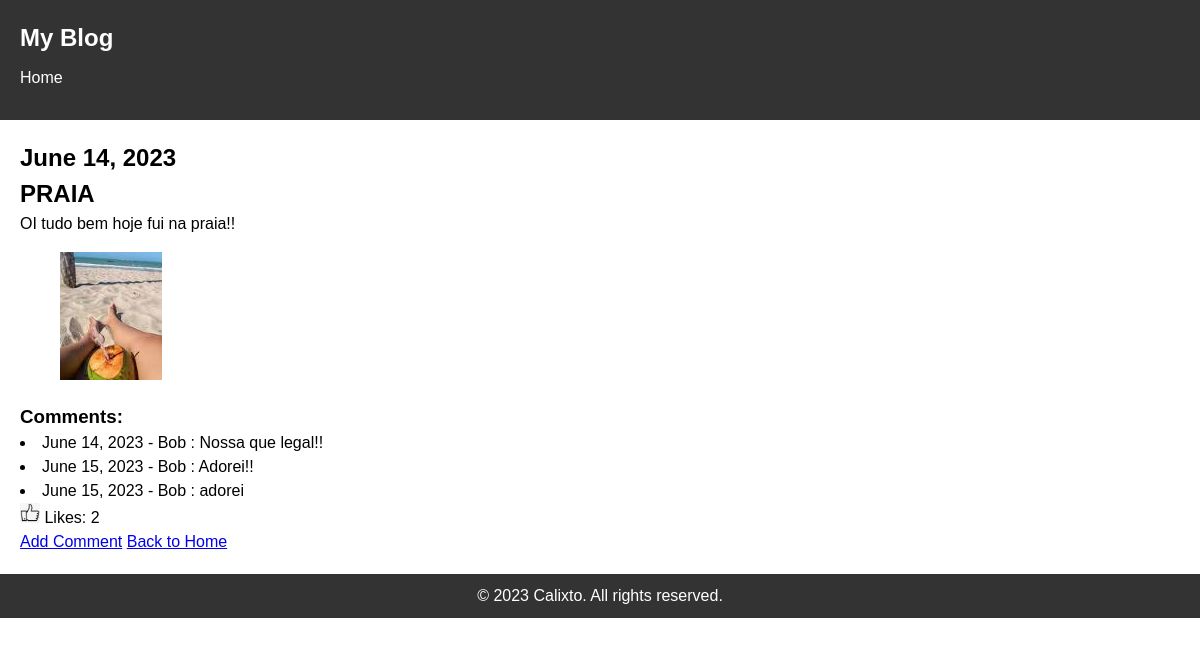
Page /blog/1/ on the committed database.
### blog/models.py (models this page shows, shortened)
class Post(models.Model):
    post_text = models.TextField()
    post_title = models.CharField(max_length=200)
    pub_date = models.DateTimeField()
    photo = models.ImageField(upload_to='post_images/', null=True, blank=True)
    def count_likes(self):
        return self.comment_set.filter(like=True).count()

class Comment(models.Model):
    post = models.ForeignKey(Post, on_delete=models.CASCADE)
    comment_text = models.CharField(max_length=200)
    comment_date = models.DateTimeField()
    like = models.BooleanField()
    comment_name = models.CharField(max_length=50)

### blog/views.py (the view)
# urls.py: path("<int:pk>/", views.DetailView.as_view(), name="detail"),
class DetailView(generic.DetailView):
    model = Post
    template_name = "blog/detail.html"

### blog/templates/blog/detail.html
{% extends 'blog/index.html' %}
{% load static %}
{% block content %}
    <h2>{{post.pub_date|date}}</h2>
    <h2>{{post.post_title}}</h2>
    <p align="justify">  {{post.post_text}}</p>
    <figure>
    {% if post.photo %}
        <img src="{{ post.photo.url }}" alt="Post Photo">
    {% else %}
        <p>No image available</p>
    {% endif %}
    </figure>
    <h3>Comments:</h3>
    {% for comment in post.comment_set.all %}
    <li>{{ comment.comment_date|date }} - {{ comment.comment_name }} : {{ comment.comment_text }}</li>
    {% endfor %}
    <p> <img src="{% static 'blog/images/like.png' %}" alt="Like Logo" width="20" height="20"style="background-color: white;"> Likes: {{ post.count_likes }}</p>
    <a href="{% url 'blog:add_comment' post.id %}">Add Comment</a>
    <a href="{% url 'blog:index' %}">Back to Home</a>
{% endblock %}

### blog/static/blog/style.css (style rules this page uses)
body, h1, h2, h3, h4, h5, h6, p, ul, li { margin: 0; padding: 0; }
body { font-family: Arial, sans-serif; font-size: 16px; line-height: 1.5; }

### rows in the picture
Post: pub_date "June 14, 2023", post_title "PRAIA", post_text "OI tudo bem hoje fui na praia!!", photo (picture), count_likes "2"
Comment: comment_date "June 14, 2023", comment_name "Bob", comment_text "Nossa que legal!!"
Comment: comment_date "June 15, 2023", comment_name "Bob", comment_text "Adorei!!"
Comment: comment_date "June 15, 2023", comment_name "Bob", comment_text "adorei"
